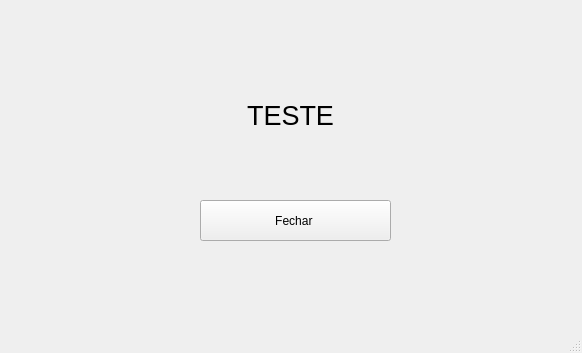
<?xml version="1.0" encoding="UTF-8"?>
<ui version="4.0">
 <class>MainWindow</class>
 <widget class="QMainWindow" name="MainWindow">
  <property name="geometry">
   <rect>
    <x>0</x>
    <y>0</y>
    <width>582</width>
    <height>353</height>
   </rect>
  </property>
  <property name="windowTitle">
   <string>MainWindow</string>
  </property>
  <widget class="QWidget" name="centralwidget">
   <widget class="QLabel" name="txtMsg">
    <property name="geometry">
     <rect>
      <x>30</x>
      <y>70</y>
      <width>521</width>
      <height>91</height>
     </rect>
    </property>
    <property name="font">
     <font>
      <pointsize>20</pointsize>
     </font>
    </property>
    <property name="text">
     <string>TESTE</string>
    </property>
    <property name="alignment">
     <set>Qt::AlignCenter</set>
    </property>
   </widget>
   <widget class="QPushButton" name="btnFechar">
    <property name="geometry">
     <rect>
      <x>200</x>
      <y>200</y>
      <width>191</width>
      <height>41</height>
     </rect>
    </property>
    <property name="text">
     <string>Fechar </string>
    </property>
   </widget>
  </widget>
  <widget class="QMenuBar" name="menubar">
   <property name="geometry">
    <rect>
     <x>0</x>
     <y>0</y>
     <width>582</width>
     <height>21</height>
    </rect>
   </property>
  </widget>
  <widget class="QStatusBar" name="statusbar"/>
 </widget>
 <resources/>
 <connections/>
</ui>
